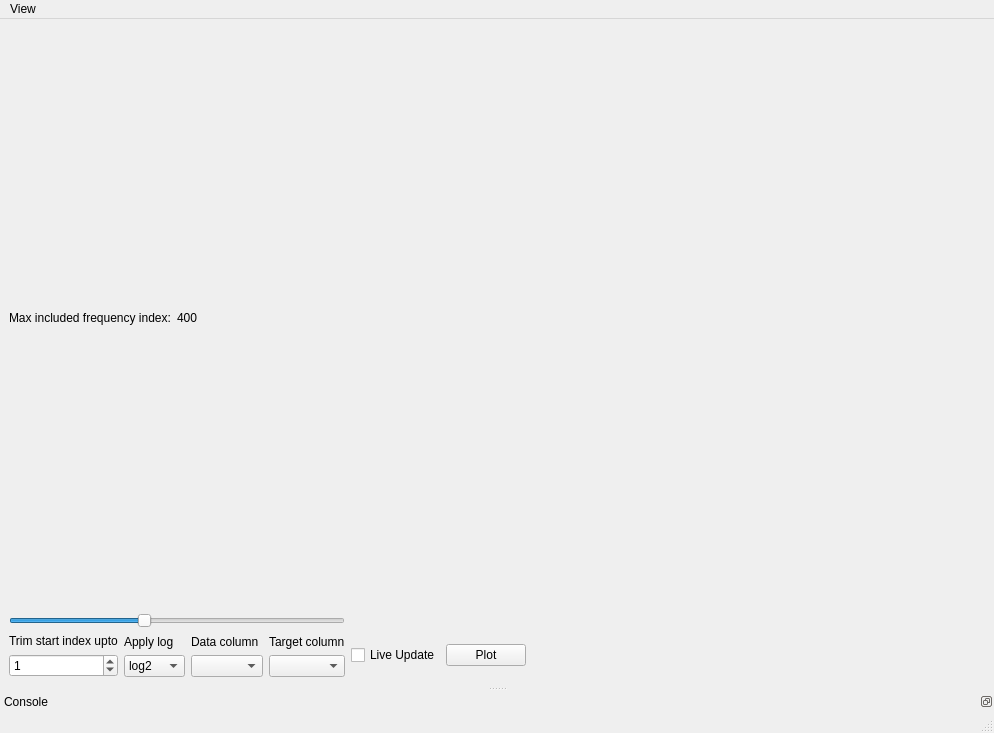
<?xml version="1.0" encoding="UTF-8"?>
<ui version="4.0">
 <class>PCA_Window</class>
 <widget class="QMainWindow" name="PCA_Window">
  <property name="enabled">
   <bool>true</bool>
  </property>
  <property name="geometry">
   <rect>
    <x>0</x>
    <y>0</y>
    <width>994</width>
    <height>733</height>
   </rect>
  </property>
  <property name="windowTitle">
   <string>MainWindow</string>
  </property>
  <widget class="QWidget" name="centralwidget">
   <property name="enabled">
    <bool>true</bool>
   </property>
   <layout class="QGridLayout" name="gridLayout">
    <item row="0" column="0" colspan="4">
     <layout class="QVBoxLayout" name="verticalLayout_4">
      <item>
       <layout class="QHBoxLayout" name="horizontalLayout_2">
        <item>
         <widget class="QLabel" name="label_4">
          <property name="text">
           <string>Max included frequency index:</string>
          </property>
         </widget>
        </item>
        <item>
         <widget class="QLabel" name="labelFreq">
          <property name="text">
           <string>400</string>
          </property>
         </widget>
        </item>
        <item>
         <spacer name="horizontalSpacer_2">
          <property name="orientation">
           <enum>Qt::Horizontal</enum>
          </property>
          <property name="sizeHint" stdset="0">
           <size>
            <width>40</width>
            <height>20</height>
           </size>
          </property>
         </spacer>
        </item>
       </layout>
      </item>
      <item>
       <widget class="QSlider" name="sliderMaxFreqIndex">
        <property name="minimum">
         <number>1</number>
        </property>
        <property name="maximum">
         <number>1000</number>
        </property>
        <property name="value">
         <number>400</number>
        </property>
        <property name="orientation">
         <enum>Qt::Horizontal</enum>
        </property>
       </widget>
      </item>
     </layout>
    </item>
    <item row="1" column="1">
     <layout class="QVBoxLayout" name="verticalLayout_6">
      <item>
       <widget class="QLabel" name="label_6">
        <property name="maximumSize">
         <size>
          <width>100</width>
          <height>16777215</height>
         </size>
        </property>
        <property name="text">
         <string>Apply log</string>
        </property>
       </widget>
      </item>
      <item>
       <widget class="QComboBox" name="comboBoxLog">
        <property name="maximumSize">
         <size>
          <width>100</width>
          <height>16777215</height>
         </size>
        </property>
        <item>
         <property name="text">
          <string>log2</string>
         </property>
        </item>
        <item>
         <property name="text">
          <string>log10</string>
         </property>
        </item>
        <item>
         <property name="text">
          <string>None</string>
         </property>
        </item>
       </widget>
      </item>
     </layout>
    </item>
    <item row="1" column="0">
     <layout class="QVBoxLayout" name="verticalLayout">
      <item>
       <widget class="QLabel" name="label">
        <property name="text">
         <string>Trim start index upto</string>
        </property>
       </widget>
      </item>
      <item>
       <widget class="QSpinBox" name="spinBoxTrimStart">
        <property name="value">
         <number>1</number>
        </property>
       </widget>
      </item>
     </layout>
    </item>
    <item row="1" column="2">
     <layout class="QVBoxLayout" name="verticalLayout_7">
      <item>
       <widget class="QLabel" name="labelDataColumn">
        <property name="text">
         <string>Data column</string>
        </property>
       </widget>
      </item>
      <item>
       <widget class="QComboBox" name="comboBoxDataColumn"/>
      </item>
     </layout>
    </item>
    <item row="1" column="3">
     <layout class="QVBoxLayout" name="verticalLayout_5">
      <item>
       <widget class="QLabel" name="labelTargetColumn">
        <property name="text">
         <string>Target column</string>
        </property>
       </widget>
      </item>
      <item>
       <widget class="QComboBox" name="comboBoxTarget"/>
      </item>
     </layout>
    </item>
    <item row="1" column="6">
     <spacer name="horizontalSpacer_3">
      <property name="orientation">
       <enum>Qt::Horizontal</enum>
      </property>
      <property name="sizeHint" stdset="0">
       <size>
        <width>754</width>
        <height>20</height>
       </size>
      </property>
     </spacer>
    </item>
    <item row="1" column="4">
     <widget class="QCheckBox" name="checkBoxLiveUpdate">
      <property name="text">
       <string>Live Update</string>
      </property>
     </widget>
    </item>
    <item row="1" column="5">
     <widget class="QPushButton" name="btnPlot">
      <property name="text">
       <string>Plot</string>
      </property>
     </widget>
    </item>
   </layout>
  </widget>
  <widget class="QMenuBar" name="menubar">
   <property name="geometry">
    <rect>
     <x>0</x>
     <y>0</y>
     <width>994</width>
     <height>22</height>
    </rect>
   </property>
   <widget class="QMenu" name="menuView">
    <property name="title">
     <string>View</string>
    </property>
    <addaction name="actionConsole"/>
   </widget>
   <addaction name="menuView"/>
  </widget>
  <widget class="QStatusBar" name="statusbar"/>
  <widget class="QDockWidget" name="dockConsole">
   <property name="features">
    <set>QDockWidget::DockWidgetFloatable|QDockWidget::DockWidgetMovable</set>
   </property>
   <property name="windowTitle">
    <string>Console</string>
   </property>
   <attribute name="dockWidgetArea">
    <number>8</number>
   </attribute>
   <widget class="QWidget" name="dockWidgetContents"/>
  </widget>
  <action name="actionConsole">
   <property name="checkable">
    <bool>true</bool>
   </property>
   <property name="text">
    <string>Console</string>
   </property>
  </action>
 </widget>
 <resources/>
 <connections>
  <connection>
   <sender>sliderMaxFreqIndex</sender>
   <signal>valueChanged(int)</signal>
   <receiver>labelFreq</receiver>
   <slot>setNum(int)</slot>
   <hints>
    <hint type="sourcelabel">
     <x>185</x>
     <y>599</y>
    </hint>
    <hint type="destinationlabel">
     <x>195</x>
     <y>44</y>
    </hint>
   </hints>
  </connection>
  <connection>
   <sender>actionConsole</sender>
   <signal>toggled(bool)</signal>
   <receiver>dockConsole</receiver>
   <slot>setVisible(bool)</slot>
   <hints>
    <hint type="sourcelabel">
     <x>-1</x>
     <y>-1</y>
    </hint>
    <hint type="destinationlabel">
     <x>496</x>
     <y>693</y>
    </hint>
   </hints>
  </connection>
 </connections>
</ui>
